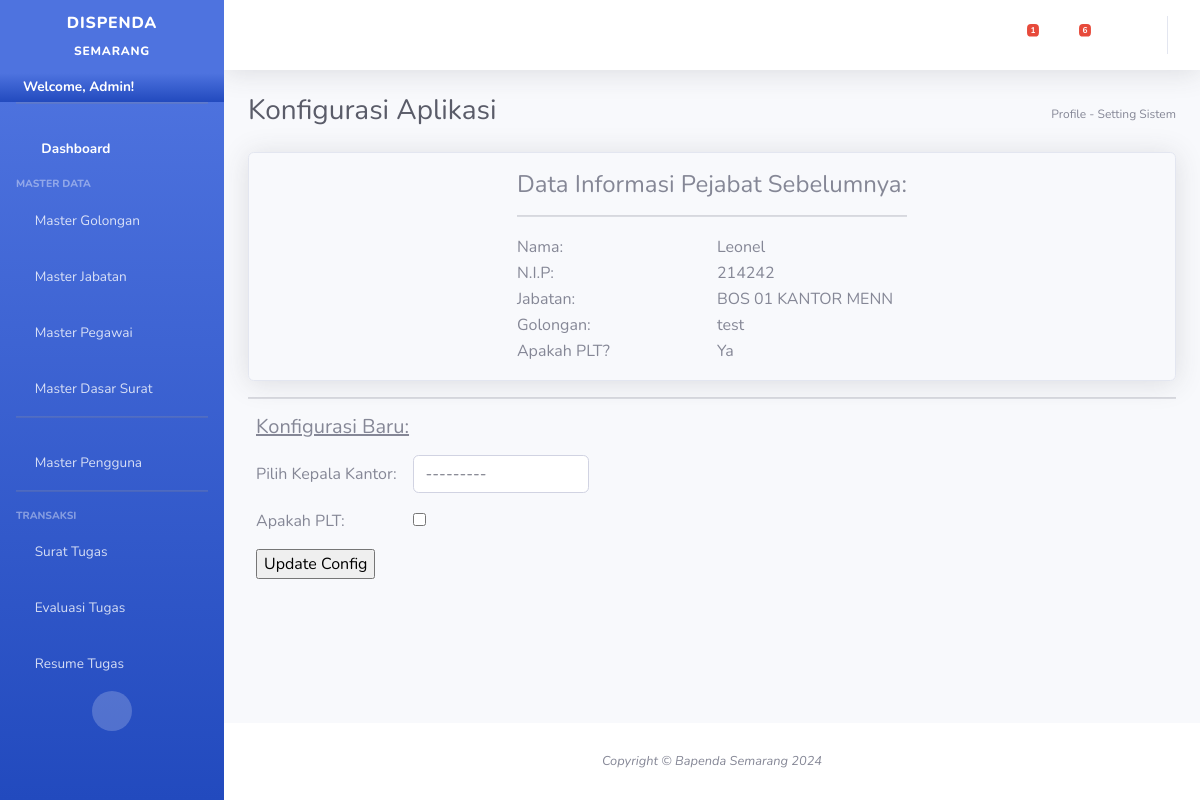
Page /conf/ (signed in) on the earlier database version.
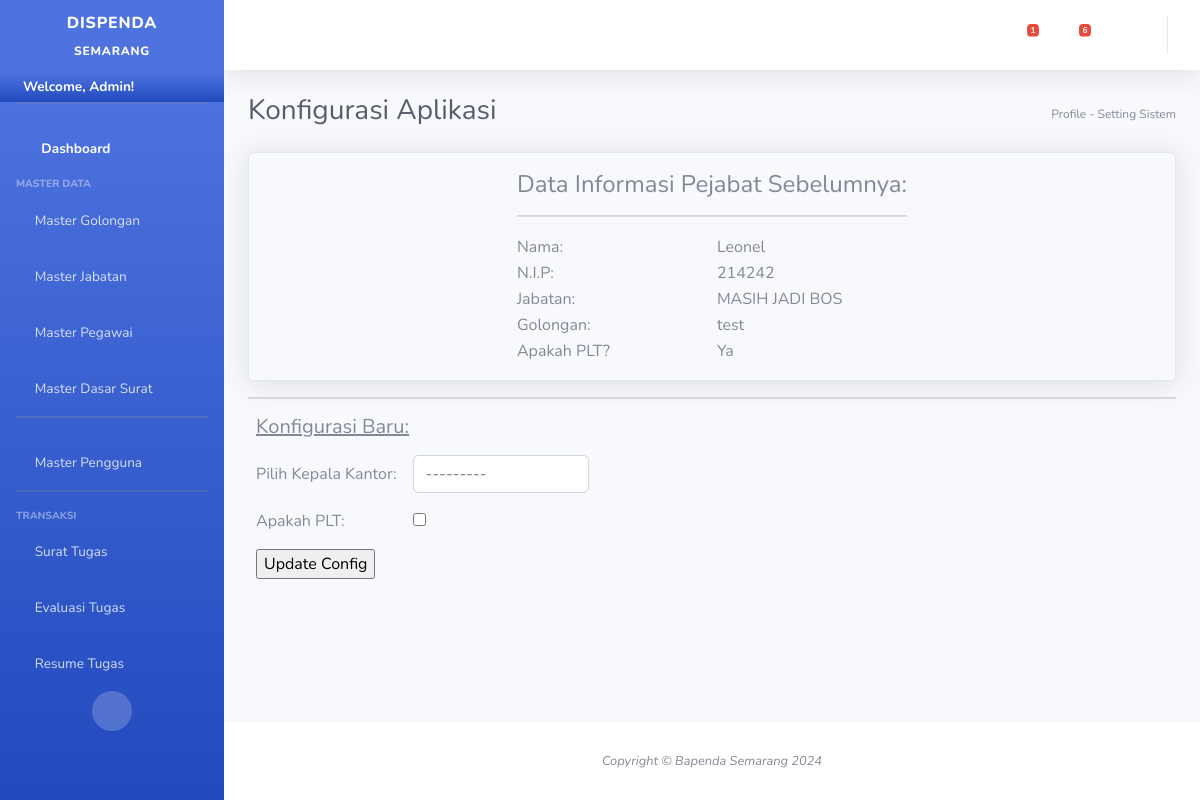
Same page on the later database version.
### surat_tugas/models.py (models this page shows, shortened)
class ConfigDispenda(models.Model):
    is_PLT = models.BooleanField(default=False)
    kepala = models.ForeignKey(MasterPegawai,on_delete=models.RESTRICT)
    updatedBy = models.CharField(max_length=20,blank=True,null=True)
    updatedAt = models.DateTimeField(auto_now_add=True,null=True)

class MasterPegawai(models.Model):
    nik = models.CharField(max_length=50,blank=False,primary_key=True,default="")
    nama = models.CharField(max_length=100,blank=False,null=False)
    kode_jabatan = models.ForeignKey(MasterJabatan,on_delete=models.RESTRICT)
    kode_golongan = models.ForeignKey(MasterGolongan,on_delete=models.RESTRICT)
    updatedAt = models.DateTimeField(auto_now_add=True,null=True)
    is_kepala = models.BooleanField(default=False)
    updatedBy = models.CharField(max_length=20,blank=True,null=True)
    is_update = models.BooleanField(default=False,blank=True,null=True)
    def __str__(self):
        jumlah=MasterPegawai.objects.all().filter(nik=self.nik).count()
        if jumlah>0:
            return self.nama
        else:
            return None

class MasterJabatan(models.Model):
    kode_jabatan = models.CharField(max_length=10,primary_key=True,unique=True,blank=True,default="")
    keterangan = models.CharField(max_length=50)
    updatedAt = models.DateTimeField(auto_now_add=True,null=True)
    updatedBy = models.CharField(max_length=20,blank=True,null=True)
    is_update = models.BooleanField(default=False,blank=True,null=True)
    def __str__(self):
        return self.keterangan

class MasterGolongan(models.Model):
    kode_golongan = models.CharField(max_length=10,primary_key=True,unique=True,blank=True,default="")
    keterangan = models.CharField(max_length=50)
    updatedAt = models.DateTimeField(auto_now_add=True,null=True)
    updatedBy = models.CharField(max_length=20,blank=True,null=True)
    is_update = models.BooleanField(default=False,blank=True,null=True)
    def __str__(self):
        return self.keterangan

### cms/views.py (the view, shortened to what this page needs)
# urls.py: path('conf/',updateConfig,name="updateConfig"),
def updateConfig(request):
	if(request.user.is_authenticated != True):
		return HttpResponseRedirect('/auth/')
	if(request.user.is_superuser !=True):
		return HttpResponseRedirect('/')
	kepala = ConfigDispenda.objects.all()
	if(kepala.count()==0):
		kepala=None
	else:
		kepala=kepala[0]
	context={
		'forms':inputConfig,
		'menuname':'Konfigurasi Aplikasi',
		'pathway':'Profile - Setting Sistem',
		'username':request.user.username,
		'kepala':kepala,
		'pending_surat':getPendingSurat(),
		'pending_lhe':getPendingLHE(),
	}
	request.session['status']=""
	return render(request,'master/display_config.html',context)

### cms/views.py (called while the page is built)
def getPendingSurat():
	return TrxSuratTugas.objects.all().filter(submit=False)

def getPendingLHE():
	return headerLHE.objects.all().filter(submit=False)

### surat_tugas/models.py (called while the page is built)
    def __str__(self):
        return self.nomor_surat

### templates/master/display_config.html (shortened to what this page needs)
{% extends 'base.html'%}
{% load static %}
{% block contents%}
<div class="p-3 border shadow rounded w-100 justify-content-center d-flex">
	{% if kepala.kepala.nama %}
	<table>
		<tr>
			<td colspan="2" ><span class="h4">Data Informasi Pejabat Sebelumnya:</span><hr></td>
		</tr>
		<tr>
			<td style="width: 200px;">Nama:</td>
			<td>{{kepala.kepala.nama}}</td>
		</tr>
		<tr>
			<td>N.I.P:</td>
			<td>{{kepala.kepala.nik}}</td>
		</tr>
		<tr>
			<td>Jabatan:</td>
			<td>{{kepala.kepala.kode_jabatan}}</td>
		</tr>
		<tr>
			<td>Golongan:</td>
			<td>{{kepala.kepala.kode_golongan}}</td>
		</tr>
		<tr>
			<td>Apakah PLT?</td>
			<td>{% if kepala.is_PLT %}Ya{%else%}Tidak{%endif%}</td>
		</tr>
	</table>
	{% else %}
		<span>Informasi Pejabat Belum Dikonfigurasi!</span>
	{% endif%}
</div>
<hr>
<div>
	<p class="mx-2 h5"><u>Konfigurasi Baru:</u></p>
	<form method="post">
		<table>
			<tr>
				<td class="p-2">Pilih Kepala Kantor:</td>
				<td class="p-2">{{ forms.kepala }}</td>
			</tr>
			<tr>
				<td class="p-2">Apakah PLT:</td>
				<td class="p-2">{{forms.is_PLT}}</td>
			</tr>
			<tr>
				<td colspan="2" class="p-2 text-left">
					<input type='submit' value='Update Config'/>
				</td>
			</tr>
		</table>
	</form>
</div>
{% endblock%}

Differences in the rows shown:
changed through a linked row, ConfigDispenda "Leonel": kepala.kode_jabatan "BOS 01 KANTOR MENN" → "MASIH JADI BOS"
